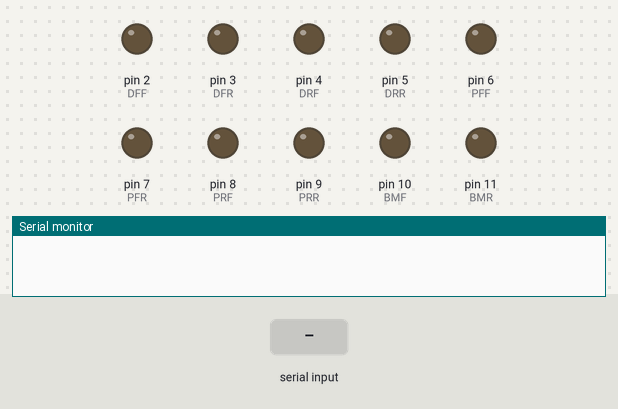
Recording of a sketch running on a simulated Arduino Mega 2560, built with avr-gcc and run on an emulated ATmega2560. Parts: output pins drawn as LEDs (lit = HIGH), the last lines printed to the serial monitor. Inputs (shaded band) come from the test bench.

Above: at 1.2 s.
1.3 s: "1" received over Serial
At 2.5 s:
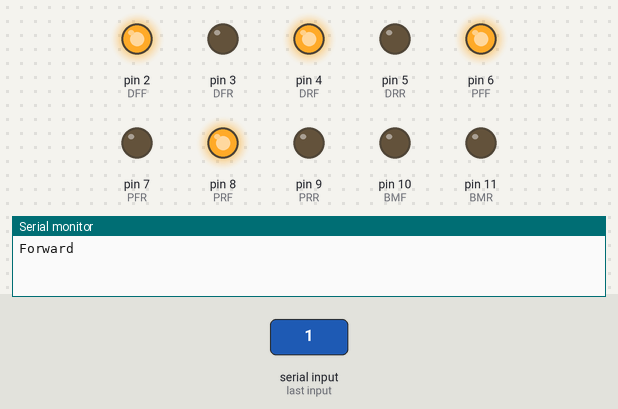
2.8 s: "2" received over Serial
At 3.6 s:
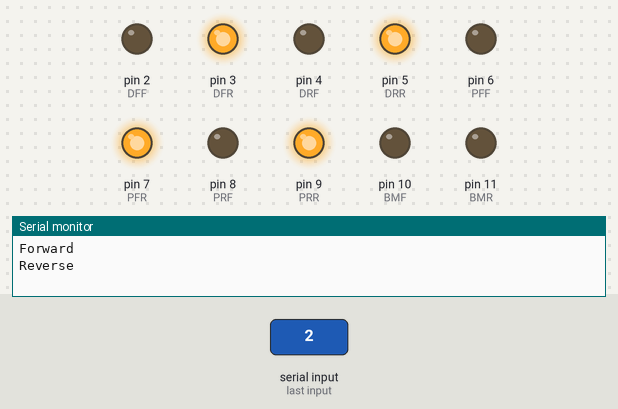
4.3 s: "3" received over Serial
At 4.8 s:
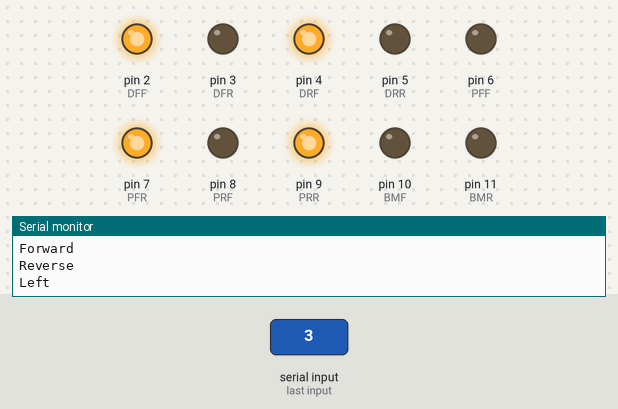
5.8 s: "4" received over Serial
At 7.0 s:
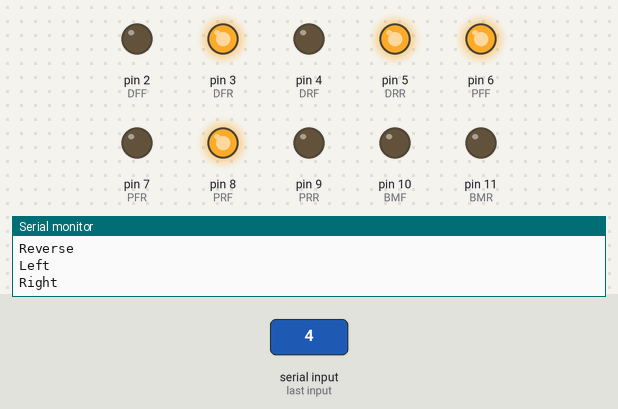
7.3 s: "6" received over Serial
At 8.2 s:
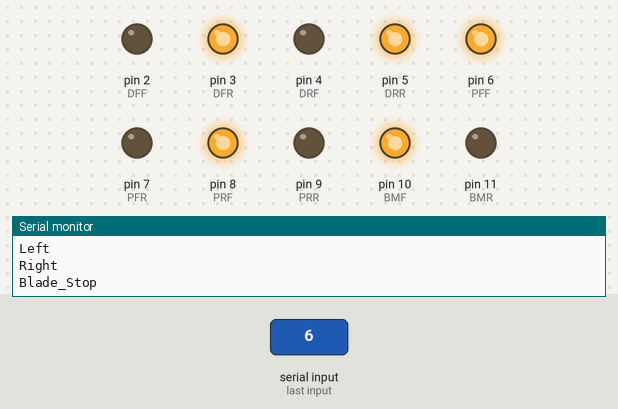
8.8 s: "0" received over Serial
At 9.4 s:
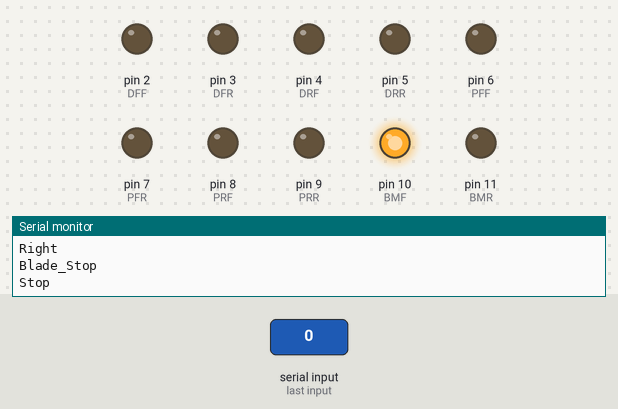
Timing chart, 0 to 11.3 s (numbered marks = the images above; inputs shaded):
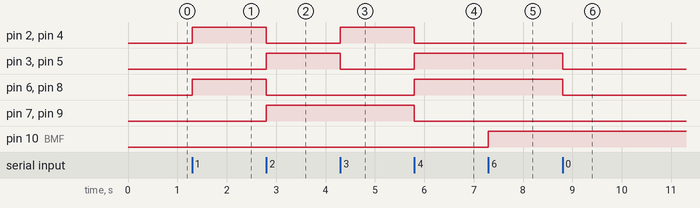

The sketch:

First_Draft.ino
```cpp
//Library imports

//Pin definitions on an Arduino MEGA2560
const int DFF=2;
const int DFR=3;
const int DRF=4;
const int DRR=5;
const int PFF=6;
const int PFR=7;
const int PRF=8;
const int PRR=9;
const int BMF=10;
const int BMR=11;
const int Data=12;
//Method Definitions
void Command_Parse(char data);
void Stop();
void Forward();
void Reverse();
void Left();
void Right();
void Blade_Start();
void Blade_Stop();


void setup() {
  Serial.begin(115200);
  pinMode(DFF, OUTPUT);
  pinMode(DFR, OUTPUT);
  pinMode(DRF, OUTPUT);
  pinMode(DRR, OUTPUT);
  pinMode(PFF, OUTPUT);
  pinMode(PFR, OUTPUT);
  pinMode(PRF, OUTPUT);
  pinMode(PRR, OUTPUT);
  pinMode(BMF, OUTPUT);
  pinMode(BMR, OUTPUT);
  pinMode(Data, INPUT);
}

void loop() {
  // put your main code here, to run repeatedly:
  if(Serial.available()) {
    char data_rcvd = Serial.read();   // read one byte from serial buffer and save to data_rcvd
    Command_Parse(data_rcvd);
  }
}

void Command_Parse(char data){
  switch(data){
    case '0':
      Serial.print("Stop\n");
      Stop();
    break;
    case '1':
      Serial.print("Forward\n");
      Forward();
    break;
    case '2':
      Serial.print("Reverse\n");
      Reverse();
    break;
    case '3':
      Serial.print("Left\n");
      Left();
    break;
    case '4':
      Serial.print("Right\n");
      Right();
    break;
    case '5':
      Serial.print("Blade_Start\n");
      Blade_Stop();
    break;
    case '6':
      Serial.print("Blade_Stop\n");
      Blade_Start();
    break;
    default:
      Serial.print("I am in the default for some reason\n");
    break;
  }
  return;
}

void Forward(){
  digitalWrite(DFF,HIGH);
  digitalWrite(DFR,LOW);
  digitalWrite(PFF,HIGH);
  digitalWrite(PFR,LOW);
  digitalWrite(DRF,HIGH);
  digitalWrite(DRR,LOW);
  digitalWrite(PRF,HIGH);
  digitalWrite(PRR,LOW);
  return;
}

void Reverse(){
  digitalWrite(DFF,LOW);
  digitalWrite(DFR,HIGH);
  digitalWrite(PFF,LOW);
  digitalWrite(PFR,HIGH);
  digitalWrite(DRF,LOW);
  digitalWrite(DRR,HIGH);
  digitalWrite(PRF,LOW);
  digitalWrite(PRR,HIGH);
  return;
}

void Stop(){
  digitalWrite(DFF,LOW);
  digitalWrite(DFR,LOW);
  digitalWrite(PFF,LOW);
  digitalWrite(PFR,LOW);
  digitalWrite(DRF,LOW);
  digitalWrite(DRR,LOW);
  digitalWrite(PRF,LOW);
  digitalWrite(PRR,LOW);
  return;
}

void Left(){
  digitalWrite(DFF,HIGH);
  digitalWrite(DFR,LOW);
  digitalWrite(PFF,LOW);
  digitalWrite(PFR,HIGH);
  digitalWrite(DRF,HIGH);
  digitalWrite(DRR,LOW);
  digitalWrite(PRF,LOW);
  digitalWrite(PRR,HIGH);
  return;
}

void Right(){
  digitalWrite(DFF,LOW);
  digitalWrite(DFR,HIGH);
  digitalWrite(PFF,HIGH);
  digitalWrite(PFR,LOW);
  digitalWrite(DRF,LOW);
  digitalWrite(DRR,HIGH);
  digitalWrite(PRF,HIGH);
  digitalWrite(PRR,LOW);
  return;
}

void Blade_Stop(){
  digitalWrite(BMF,LOW);
  digitalWrite(BMR,LOW);
  return;
}

void Blade_Start(){
  digitalWrite(BMF,HIGH);
  digitalWrite(BMR,LOW);
  return;
}
```

Measured:
- after the input at 1.3 s, pin 2 (DFF), pin 4 (DRF), pin 6 (PFF), pin 8 (PRF): LOW → HIGH at once
- after the input at 2.8 s, pin 2 (DFF), pin 4 (DRF), pin 6 (PFF), pin 8 (PRF): HIGH → LOW at once; pin 3 (DFR), pin 5 (DRR), pin 7 (PFR), pin 9 (PRR): LOW → HIGH at once
- after the input at 4.3 s, pin 2 (DFF), pin 4 (DRF): LOW → HIGH at once; pin 3 (DFR), pin 5 (DRR): HIGH → LOW at once
- after the input at 5.8 s, pin 2 (DFF), pin 4 (DRF), pin 7 (PFR), pin 9 (PRR): HIGH → LOW at once; pin 3 (DFR), pin 5 (DRR), pin 6 (PFF), pin 8 (PRF): LOW → HIGH at once
- after the input at 7.3 s, pin 10 (BMF): LOW → HIGH at once
- after the input at 8.8 s, pin 3 (DFR), pin 5 (DRR), pin 6 (PFF), pin 8 (PRF): HIGH → LOW at once
